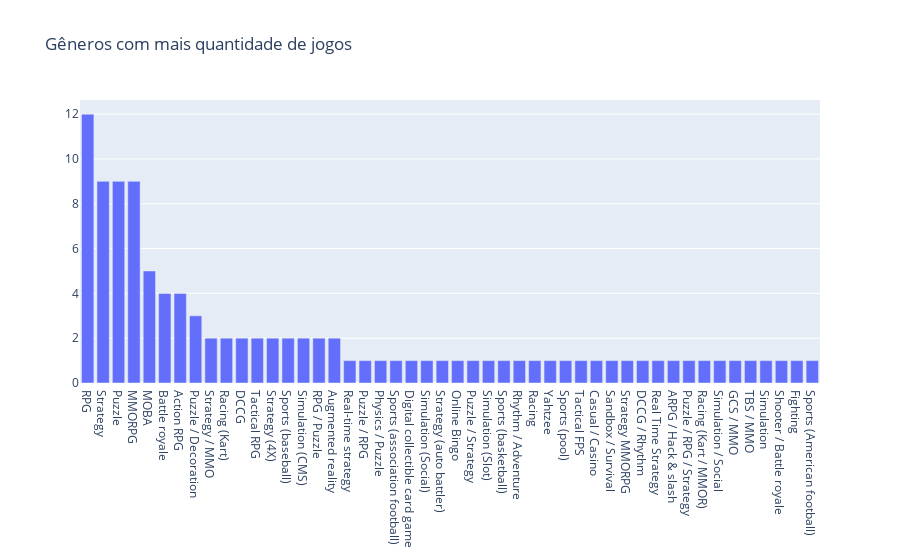

The notebook cell this image was saved under:
### Markdown cell above
Histograma usando Plotly

### Code cell
import plotly.graph_objects as go
fig = go.Figure(
    data=[go.Bar(x=genresgrouped.iloc[:,0].values,y=genresgrouped.iloc[:,1].values)],
    layout_title_text="Gêneros com mais quantidade de jogos"
    
)
fig.show()

### Figure 1 — Plotly figure (JSON) as saved in the notebook; plotly's stock layout.template omitted (floating-point values rounded to 4 significant figures)
{"data": [{"type": "bar", "x": ["RPG", "Strategy", "Puzzle", "MMORPG", "MOBA", "Battle royale", "Action RPG", "Puzzle / Decoration", "Strategy / MMO", "Racing (Kart)", "DCCG", "Tactical RPG", "Strategy (4X)", "Sports (baseball)", "Simulation (CMS)", "RPG / Puzzle", "Augmented reality", "Real-time strategy", "Puzzle / RPG", "Physics / Puzzle", "Sports (association football)", "Digital collectible card game", "Simulation (Social)", "Strategy (auto battler)", "Online Bingo", "Puzzle / Strategy", "Simulation (Slot)", "Sports (basketball)", "Rhythm / Adventure", "Racing", "Yahtzee", "Sports (pool)", "Tactical FPS", "Casual / Casino", "Sandbox / Survival", "Strategy MMORPG", "DCCG / Rhythm", "Real Time Strategy", "ARPG / Hack & slash", "Puzzle / RPG / Strategy", "Racing (Kart / MMOR)", "Simulation / Social", "GCS / MMO", "TBS / MMO", "Simulation", "Shooter / Battle royale", "Fighting", "Sports (American football)"], "y": [12, 9, 9, 9, 5, 4, 4, 3, 2, 2, 2, 2, 2, 2, 2, 2, 2, 1, 1, 1, 1, 1, 1, 1, 1, 1, 1, 1, 1, 1, 1, 1, 1, 1, 1, 1, 1, 1, 1, 1, 1, 1, 1, 1, 1, 1, 1, 1]}], "layout": {"title": {"text": "Gêneros com mais quantidade de jogos"}}}
